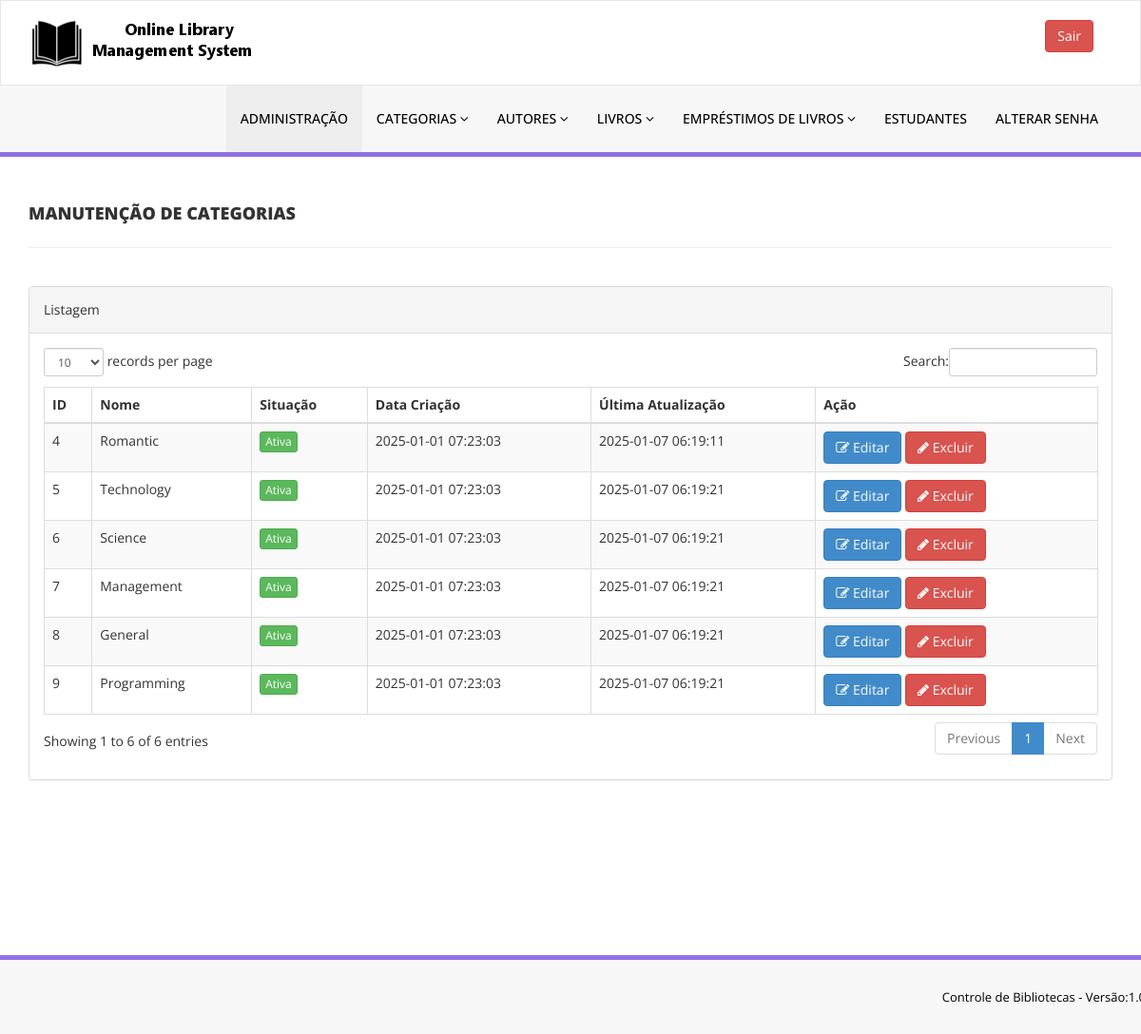
The app's page /admin/manage-categories.php (signed in) with its own data.
### tables this page shows
CREATE TABLE `tblcategory` (
  `id` int(11) NOT NULL,
  `CategoryName` varchar(150) DEFAULT NULL,
  `Status` int(1) DEFAULT NULL,
  `CreationDate` timestamp NULL DEFAULT current_timestamp(),
  `UpdationDate` timestamp NULL DEFAULT '0000-00-00 00:00:00' ON UPDATE current_timestamp()
);

### admin/manage-categories.php (the view, shortened to what this page needs)
<?php
include('includes/config.php');
if (strlen($_SESSION['alogin']) == 0) {
    header('location:index.php');
} else {
?>
    <!DOCTYPE html>
    <html xmlns="http://www.w3.org/1999/xhtml">
    <head>
        <link href="assets/css/bootstrap.css" rel="stylesheet" />
        <link href="assets/css/font-awesome.css" rel="stylesheet" />
        <link href="assets/js/dataTables/dataTables.bootstrap.css" rel="stylesheet" />
        <link href="assets/css/style.css" rel="stylesheet" />
    </head>
    <body>
        <?php include('includes/header.php'); ?>
        <div class="content-wrapper">
            <div class="container">
                <div class="row pad-botm">
                    <div class="col-md-12">
                        <h4 class="header-line">Manutenção de Categorias</h4>
                    </div>
                    <div class="row">
                    </div>
                </div>
                <div class="row">
                    <div class="col-md-12">
                        <div class="panel panel-default">
                            <div class="panel-heading">
                                Listagem
                            </div>
                            <div class="panel-body">
                                <div class="table-responsive">
                                    <table class="table table-striped table-bordered table-hover" id="dataTables-example">
                                        <thead>
                                            <tr>
                                                <th>ID</th>
                                                <th>Nome</th>
                                                <th>Situação</th>
                                                <th>Data Criação</th>
                                                <th>Última Atualização</th>
                                                <th>Ação</th>
                                            </tr>
                                        </thead>
                                        <tbody>
                                            <?php $sql = "SELECT * from  tblcategory";
                                            $query = $dbh->prepare($sql);
                                            $query->execute();
                                            $results = $query->fetchAll(PDO::FETCH_OBJ);
                                            if ($query->rowCount() > 0) {
                                                foreach ($results as $result) {               ?>
                                                    <tr class="odd gradeX">
                                                        <td class="center"><?php echo htmlentities($result->id); ?></td>
                                                        <td class="center"><?php echo htmlentities($result->CategoryName); ?></td>
                                                        <td class="center"><?php if ($result->Status == 1) { ?>
                                                                <a href="#" class="btn btn-success btn-xs">Ativa</a>
                                                            <?php } else { ?>
                                                                <a href="#" class="btn btn-danger btn-xs">Desativado</a>
                                                            <?php } ?>
                                                        </td>
                                                        <td class="center"><?php echo htmlentities($result->CreationDate); ?></td>
                                                        <td class="center"><?php echo htmlentities($result->UpdationDate); ?></td>
                                                        <td class="center">
                                                            <a href="edit-category.php?catid=<?php echo htmlentities($result->id); ?>"><button class="btn btn-primary"><i class="fa fa-edit "></i> Editar</button>
                                                                <a href="manage-categories.php?del=<?php echo htmlentities($result->id); ?>" onclick="return confirm('Tem certeza que deseja excluir');"> <button class=" btn btn-danger"><i class="fa fa-pencil"></i> Excluir</button>
                                                        </td>
                                                    </tr>
                                            <?php $cnt = $cnt + 1;
                                                }
                                            } ?>
                                        </tbody>
                                    </table>
                                </div>
                            </div>
                        </div>
                    </div>
                </div>
            </div>
        </div>
        <?php include('includes/footer.php'); ?>
    </body>
    </html>
<?php } ?>

### admin/assets/css/style.css (style rules this page uses)
.content-wrapper { margin-top: 40px; min-height:800px; padding-bottom:90px; }
.header-line { font-weight:900; padding-bottom:25px; border-bottom:1px solid #eeeeee; text-transform:uppercase; }
.pad-botm { padding-bottom:30px; }

### records on screen
tblcategory: id "4", CategoryName "Romantic", Status "Ativa", CreationDate "2025-01-01 07:23:03", UpdationDate "2025-01-07 06:19:11"
tblcategory: id "5", CategoryName "Technology", Status "Ativa", CreationDate "2025-01-01 07:23:03", UpdationDate "2025-01-07 06:19:21"
tblcategory: id "6", CategoryName "Science", Status "Ativa", CreationDate "2025-01-01 07:23:03", UpdationDate "2025-01-07 06:19:21"
tblcategory: id "7", CategoryName "Management", Status "Ativa", CreationDate "2025-01-01 07:23:03", UpdationDate "2025-01-07 06:19:21"
tblcategory: id "8", CategoryName "General", Status "Ativa", CreationDate "2025-01-01 07:23:03", UpdationDate "2025-01-07 06:19:21"
tblcategory: id "9", CategoryName "Programming", Status "Ativa", CreationDate "2025-01-01 07:23:03", UpdationDate "2025-01-07 06:19:21"

### other values on screen
NOME_APP "Controle de Bibliotecas"
